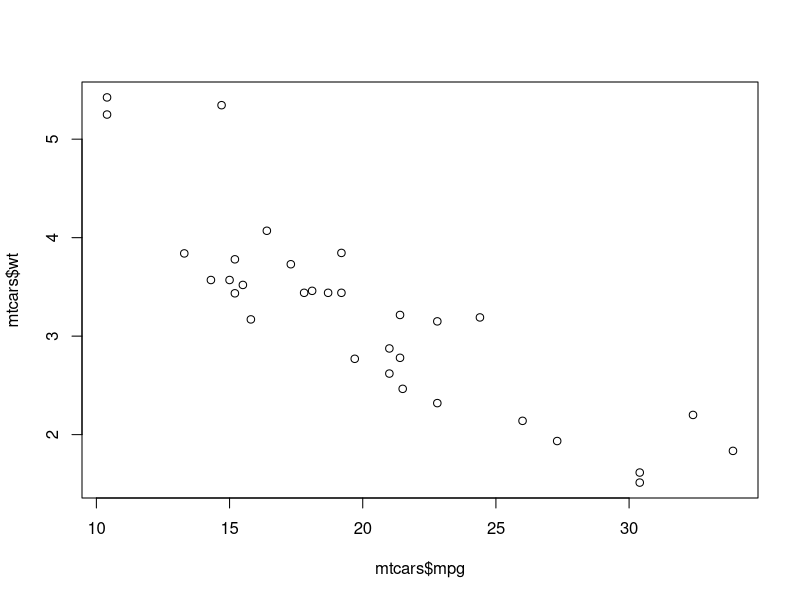
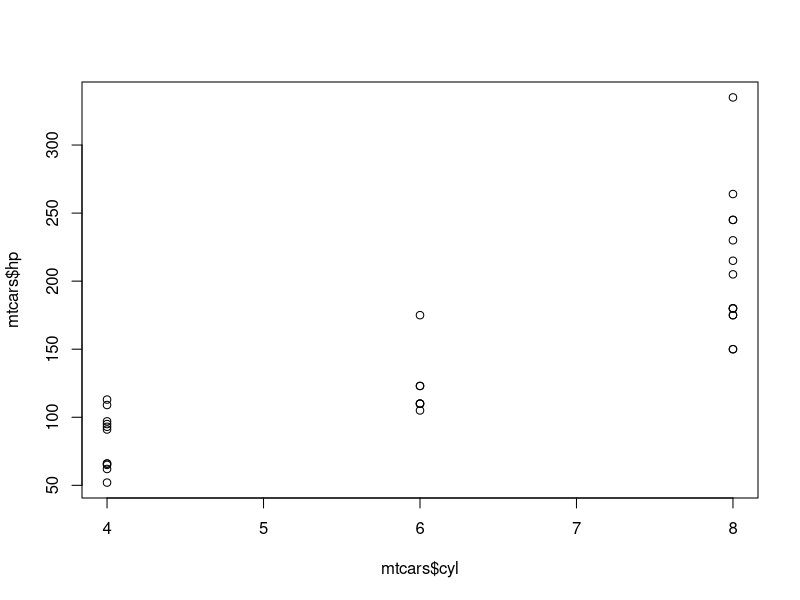

Reproduce these figures in R, in order.
library(tidyverse)
##--make a plot of miles per gallon against weight
plot(mtcars$mpg, mtcars$wt)
##--make a second plot
plot(mtcars$cyl, mtcars$hp)
##--end script
